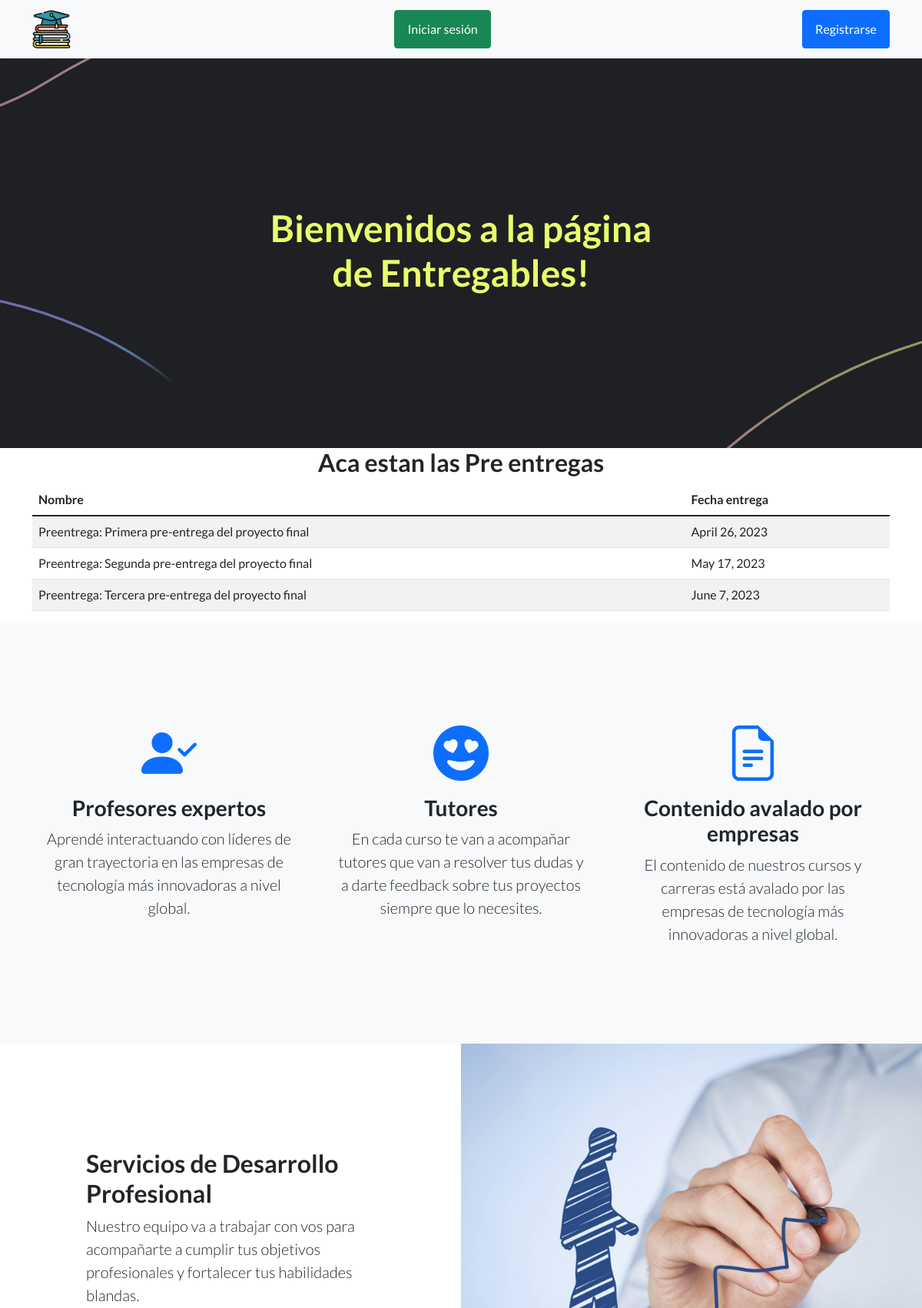
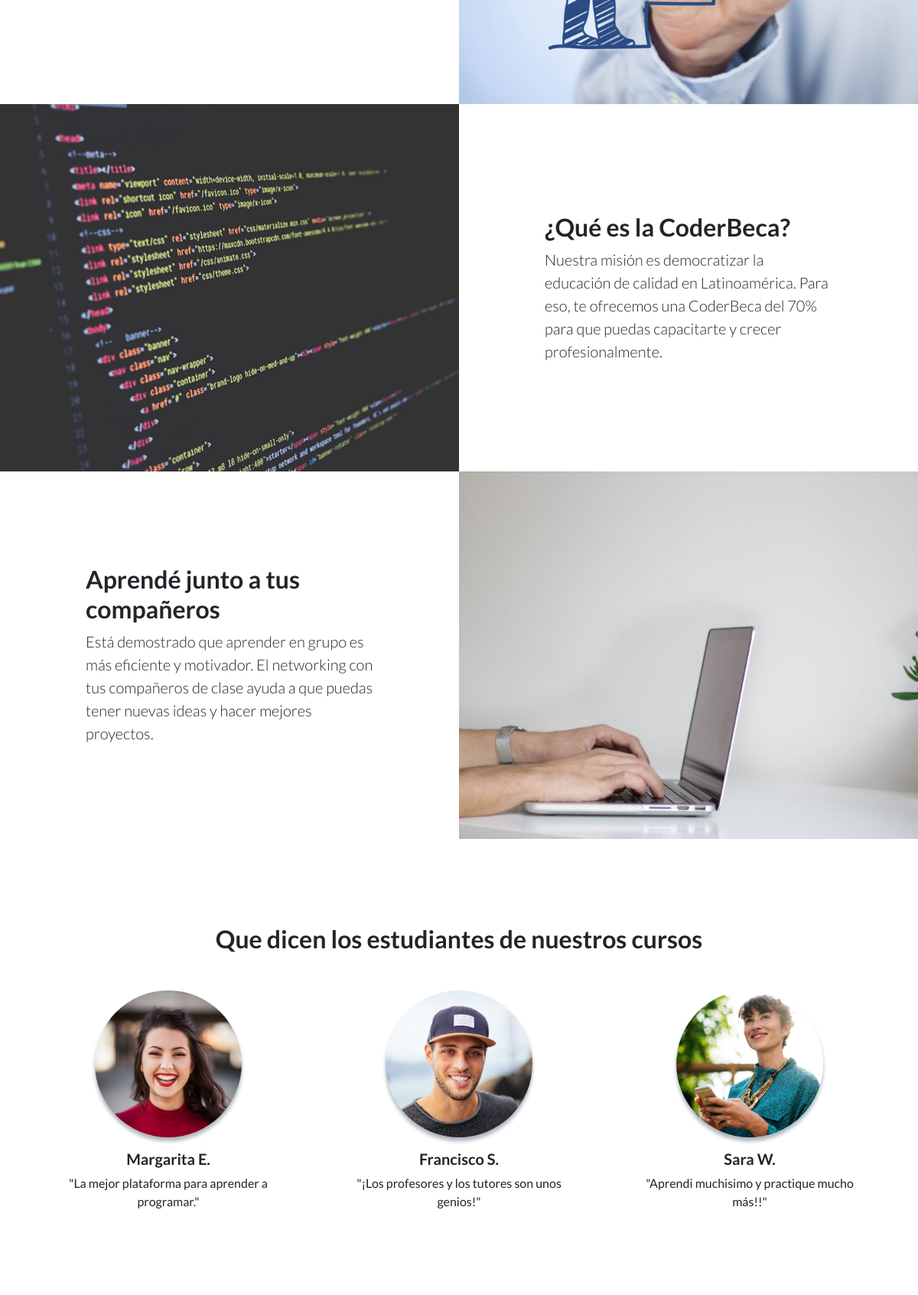
Page /entregables/ (upper part) on the committed database (2 pictures, top to bottom).
### AppCoder/models.py (models this page shows, shortened)
class Entregable(models.Model):
    nombre= models.CharField(max_length=50)
    fecha_entrega= models.DateField()
    entregado= models.BooleanField()

### AppCoder/views.py (the view)
# urls.py: path("entregables/", entregables, name="entregables"),
def entregables(request):
    entregables = Entregable.objects.all()
    return render(request, "AppCoder/entregables.html", {"entregables":entregables,"avatar":obtenerAvatar(request)})

### AppCoder/views.py (called while the page is built)
def obtenerAvatar(request):
    avatares=Avatar.objects.filter(user=request.user.id)
    if len(avatares)!=0:
        return avatares[0].imagen.url
    else:
        return "/media/avatars/avatarpordefecto.png"

### AppCoder/templates/AppCoder/entregables.html
{% extends "AppCoder/padre.html" %}
{% load static %}
{% block titulo %}
    <h1 class="color-coder">Bienvenidos a la página de Entregables!</h1>
{% endblock %}
{% block contenido_que_cambia %}
<h2 class="text-center">Aca estan las Pre entregas</h2>
<table class="table table-striped table-hover">
    <thead>
        <tr>
            <th>Nombre</th>
            <th>Fecha entrega</th>
        </tr>
    </thead>
    <tbody>
        {% for entregable in entregables %}
        <tr>
            <td>
                {{ entregable.nombre}}
            </td>
            <td>
                {{ entregable.fecha_entrega}}
            </td>
        </tr>
        {% endfor %}
    </tbody>
</table>
{% endblock %}

### rows in the picture
Entregable: nombre "Preentrega: Primera pre-entrega del proyecto final", fecha_entrega "April 26, 2023"
Entregable: nombre "Preentrega: Segunda pre-entrega del proyecto final", fecha_entrega "May 17, 2023"
Entregable: nombre "Preentrega: Tercera pre-entrega del proyecto final", fecha_entrega "June 7, 2023"
